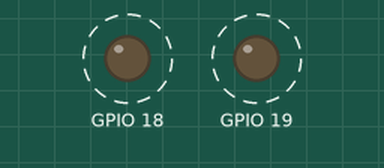
Bench run of a program on a simulated Raspberry Pi (BCM pin numbers). Parts: output pins drawn as LEDs (lit = HIGH). Dashed ring = blinking.

Above: at 0.05 s.
Timing chart, 0 to 3.0 s (numbered marks = the images above):
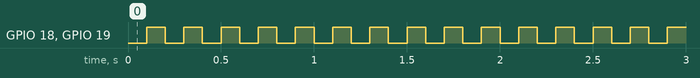

Measured:
- by itself, GPIO 18, GPIO 19: alternates HIGH for 0.10 s and LOW for 0.10 s

The program:

toggle2.py
```python
#!/usr/bin/env python3
# //////////////////////////////////////
# 	toggle2.py
#  Toggles P9_14 and P9_16 pins as fast as it can.
# 	P9_14 and P9_16 are both on chip 1 so they can be toggled together.
# 	P9_14 is line 18 P9_16 is line 19.
# 	Wiring:	Attach an oscilloscope to P9_14 and P9_16  to see the squarewave or
#          uncomment the sleep and attach an LED.
# 	Setup:	sudo apt update; pip install gpiod
# 	See:	https://git.kernel.org/pub/scm/libs/libgpiod/libgpiod.git/tree/bindings/python/examples
# //////////////////////////////////////

import gpiod
import time

LED_CHIP = 'gpiochip1'
LED_LINE_OFFSET = [18, 19]  # P9_14 and P9_16

chip = gpiod.Chip(LED_CHIP)

lines = chip.get_lines(LED_LINE_OFFSET)
lines.request(consumer='blink', type=gpiod.LINE_REQ_DIR_OUT)

while True:
    lines.set_values([0, 0])
    time.sleep(0.1)
    lines.set_values([1, 1])
    time.sleep(0.1)
```
